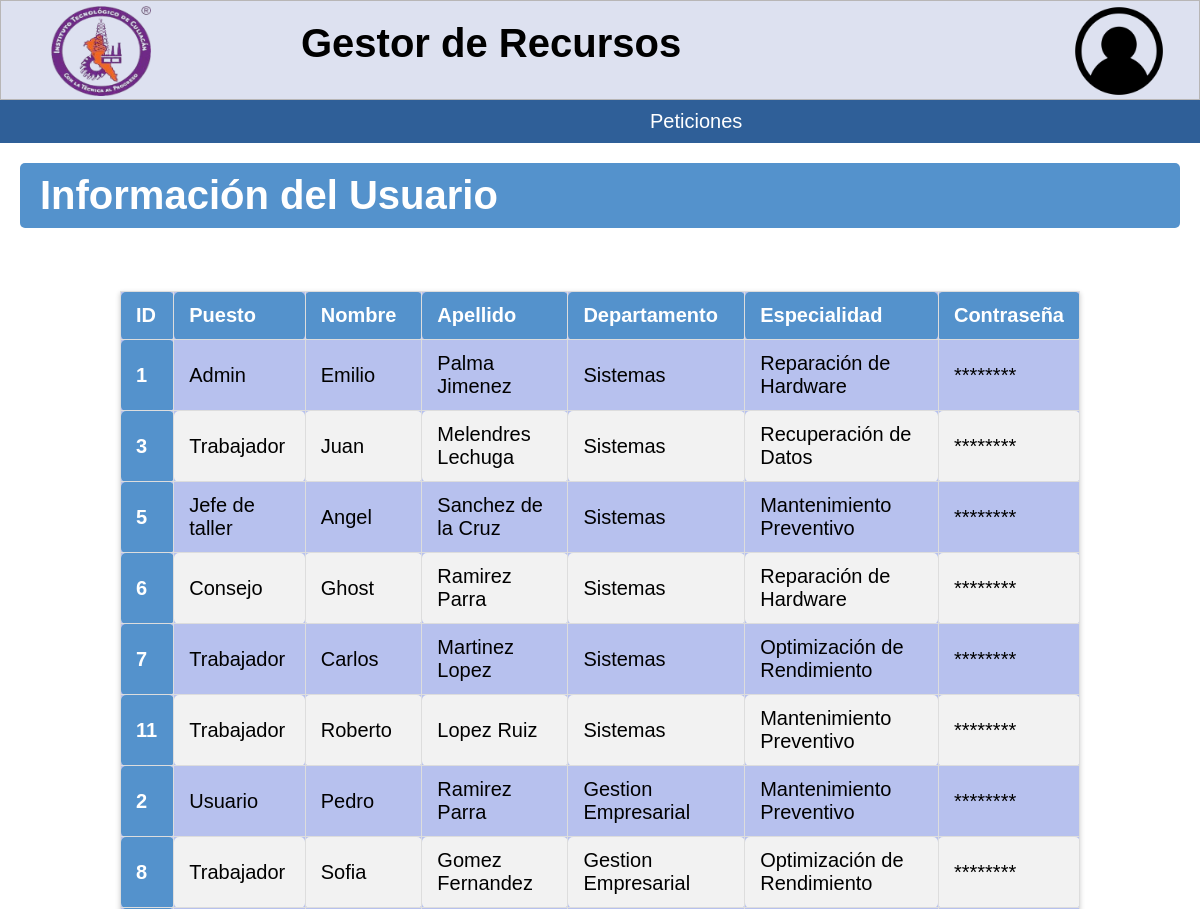
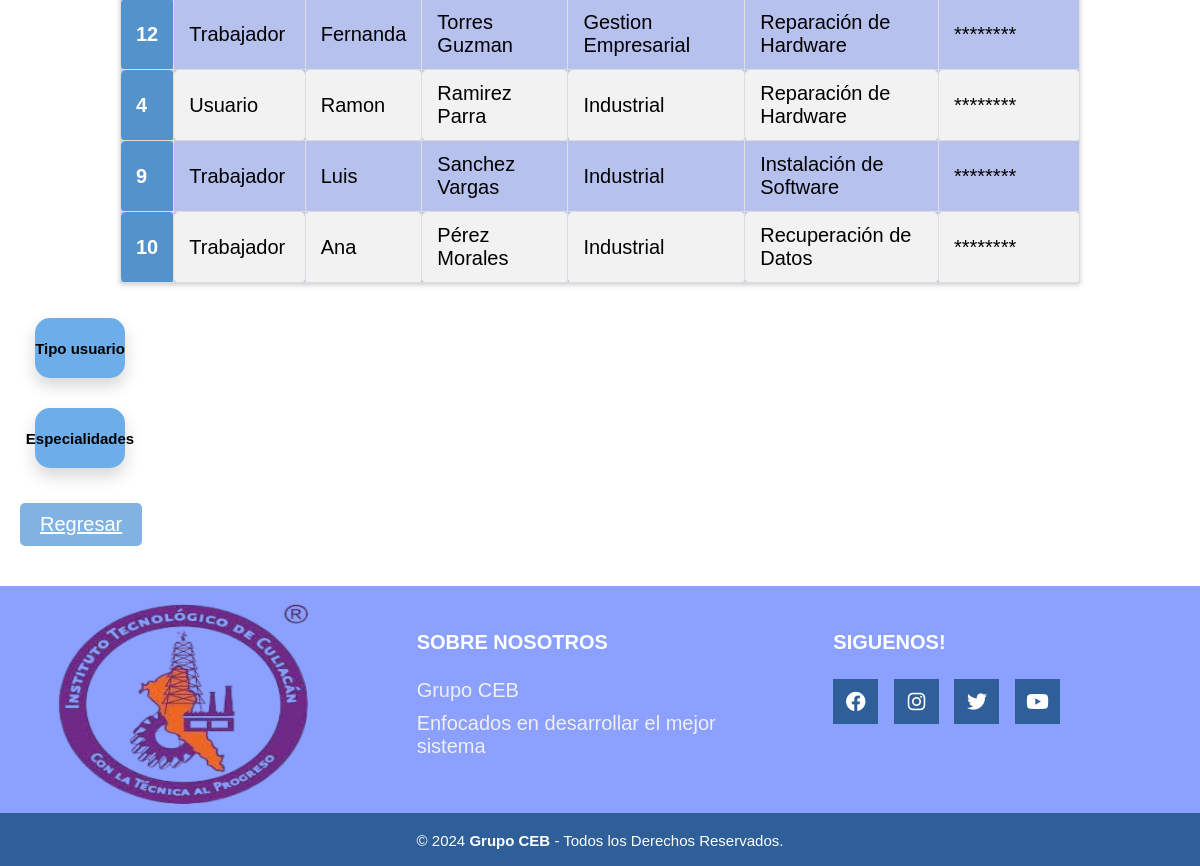
Screenshot of /Usuario/Usuario.php (signed in) with the database file from the repository (2 pictures, top to bottom).
### tables this page shows
Create table Usuarios(
Id_usuario int not null auto_increment primary key,
Id_Utipo int not null,
nombre varchar(50) not null,
apellido varchar(50) not null,
Id_departamento int not null,
Id_especial int not null,
contraseña varchar(20)
);

Create table Tipo_Usuarios(
Id_Utipo int not null auto_increment primary key,
Utipo varchar(50) not null
);

Create table departamento(
Id_departamento int not null auto_increment primary key,
nombre varchar(50) not null,
J_departamento varchar(100) not null
);

Create table catalogo_especial(
Id_especial int not null primary key auto_increment,
Especial text not null
);

### Usuario/Usuario.php (the view, shortened to what this page needs)
<?php
include('../BD/ConexionBD.php');
$nombre = $_SESSION['nombre'];
$sql_select = "SELECT * FROM usuarios WHERE nombre = '$nombre'";
$result = $conn->query($sql_select);
$Usu = $result->fetch_assoc();
?>
<!DOCTYPE html>
<html lang="en">
<head>
	<link rel="stylesheet" href="https://cdnjs.cloudflare.com/ajax/libs/font-awesome/4.7.0/css/font-awesome.min.css">
    <link rel="stylesheet" href="../CSS/menu.css" type="text/css">
    <link rel="stylesheet" href="../CSS/cabecera.css" type="text/css">
    <link rel="stylesheet" href="../CSS/pie_pagina.css" type="text/css">
    <link rel="stylesheet" href="../CSS/tablas_boton.css" type="text/css">
    <link rel="stylesheet" href="../CSS/formularios.css" type="text/css">
    <link rel="stylesheet" href="../CSS/departamentos.css" type="text/css">
        <link
          rel="stylesheet"
          href="https://cdnjs.cloudflare.com/ajax/libs/font-awesome/6.1.1/css/all.min.css"
        />
</head>
<header class="cabecera_p">
    <div class="cabecera">
        <h1 class="nom_sis">Gestor de Recursos</h1>
        <a href="../Menu.php"><img src="../Imagenes/logo.png" class="img-logo" alt="Logo"></a>
        <a href="#"><img src="../Imagenes/avatar.png" class="img-avatar" alt="Avatar"></a>
    </div>
    <div class="header">
        <ul class="nav">
            <?php if ($Usu['Id_Utipo'] == 1 || $Usu['Id_Utipo'] == 3 || $Usu['Id_Utipo'] == 4 || $Usu['Id_Utipo'] == 5): ?>
                <li><a href="#">Peticiones</a>
                </li>
            <?php endif; ?>
        </ul>
    </div>
</header>
</head>
<body>
    <h1 class="titulo">Información del Usuario</h1>
    <br>
    <?php
	include('../BD/ConexionBD.php');
	$sql = "SELECT
        Usuarios.Id_usuario,
        Tipo_Usuarios.Utipo AS Utipo,
        Usuarios.nombre,
        Usuarios.apellido,
        departamento.nombre AS nombre_departamento,
        catalogo_especial.Especial AS especial
    FROM Usuarios
    JOIN Tipo_Usuarios ON Usuarios.Id_Utipo = Tipo_Usuarios.Id_Utipo
    JOIN departamento ON Usuarios.Id_departamento = departamento.Id_departamento
    JOIN catalogo_especial ON Usuarios.Id_especial = catalogo_especial.Id_especial";
	$result = $conn->query($sql);
	echo "<table class='tabla'>";
	echo "<thead>";
	echo "<tr class='cont'>";
	echo "<th scope='col'>ID</th>";
	echo "<th scope='col'>Puesto</th>";
	echo "<th scope='col'>Nombre</th>";
	echo "<th scope='col'>Apellido</th>";
	echo "<th scope='col'>Departamento</th>";
    echo "<th scope='col'>Especialidad</th>";
    echo "<th scope='col'>Contraseña</th>";
	echo "</tr>";
	echo "</thead>";
	echo "<tbody>";
	while ($fila = $result->fetch_assoc()) {
		echo "<tr>";
		echo "<th scope='row'>".$fila['Id_usuario']."</th>";
		echo "<td>". $fila['Utipo']."</td>";
        echo "<td>". $fila['nombre']."</td>";
        echo "<td>". $fila['apellido']."</td>";
        echo "<td>". $fila['nombre_departamento']."</td>";
        echo "<td>". $fila['especial']."</td>";
        echo "<td>********</td>";
		echo "</tr>";
	}
	echo "</tbody>";
	echo "</table>";
?>
<div class="botones">
    <button class="btn_edi" onclick="toggleVisibility('toggleSection')"><p class="tx">Tipo usuario</p></button>
</div>
<div class="botones">
    <button class="btn_edi" onclick="toggleVisibility('toggleSection2')"><p class="tx">Especialidades</p></button>
</div>
	<a href="../Menu.php" class="regresar">Regresar</a>
</body>
<footer class="pie-pagina">
        <div class="grupo-1">
            <div class="box">
                <figure>
                    <a href="Menu.php">
                        <img src="../Imagenes/logo.png" alt="Logo Institucional">
                    </a>
                </figure>
            </div>
            <div class="box">
                <h2>SOBRE NOSOTROS</h2>
                <p>Grupo CEB</p>
                <p>Enfocados en desarrollar el mejor sistema</p>
            </div>
            <div class="box">
                <h2>SIGUENOS!</h2>
                <div class="red-social">
                    <a href="#" class="fa fa-facebook"></a>
                    <a href="#" class="fa fa-instagram"></a>
                    <a href="#" class="fa fa-twitter"></a>
                    <a href="#" class="fa fa-youtube"></a>
                </div>
            </div>
        </div>
        <div class="grupo-2">
            <small>&copy; 2024 <b>Grupo CEB</b> - Todos los Derechos Reservados.</small>
        </div>
    </footer>
</html>

### CSS/menu.css (style rules this page uses)
* { padding: 0px; margin: 0px; }
.header { margin: auto; width: 100%; background-color: #2f5f98; }
ul, ol { list-style: none; }
.nav { display: flex; margin-left: 630px; }
.nav > li { position: relative; float: left; }
.nav li a { background-color: #2f5f98; color: #fff; text-decoration: none; padding: 10px 20px; display: block; }

### CSS/cabecera.css (style rules this page uses)
* { font-family: 'Roboto', sans-serif; }
html { font-size: 20px; overflow-y: auto; }
.cabecera { height: 100px; width: 100%; background-color: rgb(221, 225, 240); border: 0.5px solid rgb(184, 182, 182); }
.nom_sis { position: absolute; margin-top: 20px; margin-left: 300px; }
.img-logo { height: 90px; width: 100px; float: left; margin-left: 50px; margin-top: 5px; }
.img-avatar { height: 100px; width: 100px; float: right; margin-right: 30px; }

### CSS/pie_pagina.css (style rules this page uses)
.pie-pagina { width: 100%; background-color: #8ba0ff; margin-top: 30px; }
.pie-pagina .grupo-1 { width: 100%; max-width: 1200px; margin: auto; display:grid; grid-template-columns: repeat(3, 1fr); grid-gap:50px; padding: 45px 0px; }
.pie-pagina .grupo-1 .box figure { width: 100%; height: 100px; display: flex; justify-content: center; align-items: center; }
.pie-pagina .grupo-1 .box figure img { width: 250px; height: 200px; margin-top: 50px; }
.pie-pagina .grupo-1 .box h2 { color: #fff; margin-bottom: 25px; font-size: 20px; }
.pie-pagina .grupo-1 .box p { color: #efefef; margin-bottom: 10px; }
.pie-pagina .grupo-1 .red-social a { display: inline-block; text-decoration: none; width: 45px; height: 45px; line-height: 45px; color: #fff; margin-right: 10px; background-color: #2f5f98; text-align: center; transition: all 300ms ease; }
.pie-pagina .grupo-2 { background-color: #2f5f98; padding: 15px 10px; text-align: center; color: #fff; }
.pie-pagina .grupo-2 small { font-size: 15px; }

### CSS/tablas_boton.css (style rules this page uses)
.titulo { background-color: #5492cc; color: white; padding: 10px 20px; border: none; border-radius: 5px; cursor: pointer; font-family: 'Poppins', sans-serif; margin-left: 20px; margin-top: 20px; margin-right: 20px; }
.tabla { border-collapse: collapse; width: 80%; margin: 20px auto; font-family: 'Roboto', sans-serif; background-color: #b7c1ee; box-shadow: 0 2px 5px rgba(0, 0, 0, 0.2); }
.cont { text-align: center; }
.tabla th, .tabla td { border: 1px solid #ddd; padding: 12px 15px; text-align: left; }
.tabla th { background-color: #5492cc; color: white; font-weight: bold; }
.tabla td { color: #000000; }
.tabla tbody tr:nth-child(even) { background-color: #f2f2f2; }
.tabla th, table.tabla td { border-radius: 5px; }
a { text-decoration: underline; color: rgb(0, 0, 0); }
.regresar { background-color: #80b3e2; color: white; padding: 10px 20px; border: none; border-radius: 5px; cursor: pointer; font-family: 'Poppins', sans-serif; margin-top: 20px; margin-bottom: 10px; display: inline-block; margin-left: 20px; }

### CSS/formularios.css (style rules this page uses)
.titulo { background-color: #5492cc; color: white; padding: 10px 20px; border: none; border-radius: 5px; cursor: pointer; font-family: 'Poppins', sans-serif; margin-left: 20px; margin-top: 20px; margin-bottom: 20px; margin-right: 20px; }
.regresar { background-color: #80b3e2; color: white; padding: 10px 20px; border: none; border-radius: 5px; cursor: pointer; font-family: 'Poppins', sans-serif; margin-top: 20px; margin-bottom: 10px; display: inline-block; margin-left: 20px; }
* { font-family: 'Poppins', sans-serif; margin: 0; padding: 0; box-sizing: border-box; }

### CSS/departamentos.css (style rules this page uses)
a { text-decoration: underline; color: purple; }
.btn_edi { background-color: #6dade9; border: none; margin: 15px; width: 90px; height: 60px; border-radius: 15px; box-shadow: 0 8px 16px rgba(54, 53, 53, 0.2); transition: transform 0.3s, box-shadow 0.3s; display: flex; align-items: center; justify-content: center; text-decoration: none; }
.botones { display: flex; margin-left: 20px; }
.tx { text-align: center; font-size: 15px; font-weight: bold; color: rgb(0, 0, 0); }

### rows the page displays
usuarios: Id_usuario "1", Id_Utipo.Utipo "Admin", nombre "Emilio", apellido "Palma Jimenez", Id_departamento.nombre "Sistemas", Id_especial.Especial "Reparación de Hardware"
usuarios: Id_usuario "3", Id_Utipo.Utipo "Trabajador", nombre "Juan", apellido "Melendres Lechuga", Id_departamento.nombre "Sistemas", Id_especial.Especial "Recuperación de Datos"
usuarios: Id_usuario "5", Id_Utipo.Utipo "Jefe de taller", nombre "Angel", apellido "Sanchez de la Cruz", Id_departamento.nombre "Sistemas", Id_especial.Especial "Mantenimiento Preventivo"
usuarios: Id_usuario "6", Id_Utipo.Utipo "Consejo", nombre "Ghost", apellido "Ramirez Parra", Id_departamento.nombre "Sistemas", Id_especial.Especial "Reparación de Hardware"
usuarios: Id_usuario "7", Id_Utipo.Utipo "Trabajador", nombre "Carlos", apellido "Martinez Lopez", Id_departamento.nombre "Sistemas", Id_especial.Especial "Optimización de Rendimiento"
usuarios: Id_usuario "11", Id_Utipo.Utipo "Trabajador", nombre "Roberto", apellido "Lopez Ruiz", Id_departamento.nombre "Sistemas", Id_especial.Especial "Mantenimiento Preventivo"
usuarios: Id_usuario "2", Id_Utipo.Utipo "Usuario", nombre "Pedro", apellido "Ramirez Parra", Id_departamento.nombre "Gestion Empresarial", Id_especial.Especial "Mantenimiento Preventivo"
usuarios: Id_usuario "8", Id_Utipo.Utipo "Trabajador", nombre "Sofia", apellido "Gomez Fernandez", Id_departamento.nombre "Gestion Empresarial", Id_especial.Especial "Optimización de Rendimiento"
usuarios: Id_usuario "12", Id_Utipo.Utipo "Trabajador", nombre "Fernanda", apellido "Torres Guzman", Id_departamento.nombre "Gestion Empresarial", Id_especial.Especial "Reparación de Hardware"
usuarios: Id_usuario "4", Id_Utipo.Utipo "Usuario", nombre "Ramon", apellido "Ramirez Parra", Id_departamento.nombre "Industrial", Id_especial.Especial "Reparación de Hardware"
usuarios: Id_usuario "9", Id_Utipo.Utipo "Trabajador", nombre "Luis", apellido "Sanchez Vargas", Id_departamento.nombre "Industrial", Id_especial.Especial "Instalación de Software"
usuarios: Id_usuario "10", Id_Utipo.Utipo "Trabajador", nombre "Ana", apellido "Pérez Morales", Id_departamento.nombre "Industrial", Id_especial.Especial "Recuperación de Datos"
